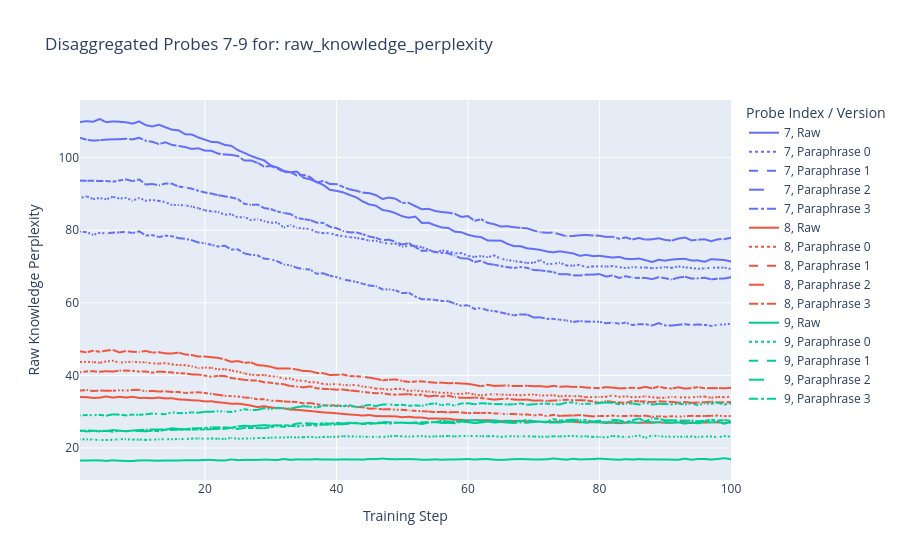

Source (notebook cell):
### Code cell
# --- USAGE EXAMPLE ---

# Configure the paths and parameters below to match your experiment.
RESULTS_DIR = '../../results/FT/SingleArxivPaper_1B_Test_Run'
PROBES_CSV = '../../data/arxiv/DPO_knowledge_probes_v3.csv' # Make sure this is the correct probe file
METRICS_CSV = f'{RESULTS_DIR}/raw_knowledge_probe_metrics.csv'

# Call the function with the metric you want to investigate
plot_interactive_probes_wide(
    metrics_csv_path=METRICS_CSV,
    probes_csv_path=PROBES_CSV,
    metric_prefix='raw_knowledge_perplexity', # Or 'raw_knowledge_perplexity'
    probe_type='raw',
    probe_range=(7,10) # Display probes 0 through 4
)
